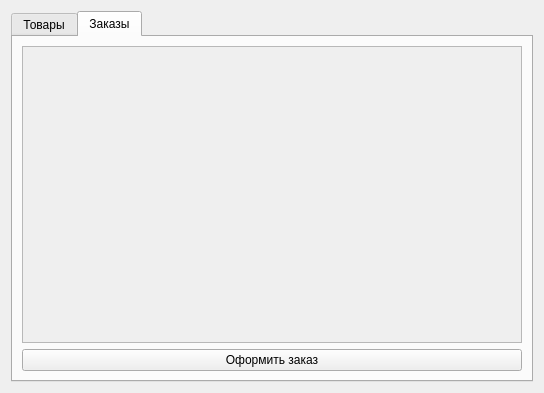
<?xml version="1.0" encoding="UTF-8"?>
<ui version="4.0">
 <class>Form</class>
 <widget class="QWidget" name="Form">
  <property name="geometry">
   <rect>
    <x>0</x>
    <y>0</y>
    <width>544</width>
    <height>393</height>
   </rect>
  </property>
  <property name="windowTitle">
   <string>Главное окно</string>
  </property>
  <layout class="QVBoxLayout" name="verticalLayout">
   <item>
    <widget class="QTabWidget" name="tabWidget">
     <property name="currentIndex">
      <number>1</number>
     </property>
     <widget class="QWidget" name="tab">
      <attribute name="title">
       <string>Товары</string>
      </attribute>
      <layout class="QVBoxLayout" name="verticalLayout_3">
       <item>
        <layout class="QVBoxLayout" name="verticalLayout_2">
         <item>
          <widget class="QScrollArea" name="scrollArea">
           <property name="widgetResizable">
            <bool>true</bool>
           </property>
           <widget class="QWidget" name="scrollAreaWidgetContents">
            <property name="geometry">
             <rect>
              <x>0</x>
              <y>0</y>
              <width>498</width>
              <height>327</height>
             </rect>
            </property>
            <layout class="QVBoxLayout" name="verticalLayout_5">
             <item>
              <layout class="QVBoxLayout" name="verticalLayout_4"/>
             </item>
            </layout>
           </widget>
          </widget>
         </item>
        </layout>
       </item>
      </layout>
     </widget>
     <widget class="QWidget" name="tab_2">
      <attribute name="title">
       <string>Заказы</string>
      </attribute>
      <layout class="QVBoxLayout" name="verticalLayout_7">
       <item>
        <layout class="QVBoxLayout" name="verticalLayout_6">
         <item>
          <widget class="QScrollArea" name="scrollArea_2">
           <property name="widgetResizable">
            <bool>true</bool>
           </property>
           <widget class="QWidget" name="scrollAreaWidgetContents_2">
            <property name="geometry">
             <rect>
              <x>0</x>
              <y>0</y>
              <width>498</width>
              <height>298</height>
             </rect>
            </property>
            <layout class="QVBoxLayout" name="verticalLayout_9">
             <item>
              <layout class="QVBoxLayout" name="verticalLayout_8"/>
             </item>
            </layout>
           </widget>
          </widget>
         </item>
        </layout>
       </item>
       <item>
        <widget class="QPushButton" name="pushButton">
         <property name="text">
          <string>Оформить заказ</string>
         </property>
        </widget>
       </item>
      </layout>
     </widget>
    </widget>
   </item>
  </layout>
 </widget>
 <resources/>
 <connections/>
</ui>
